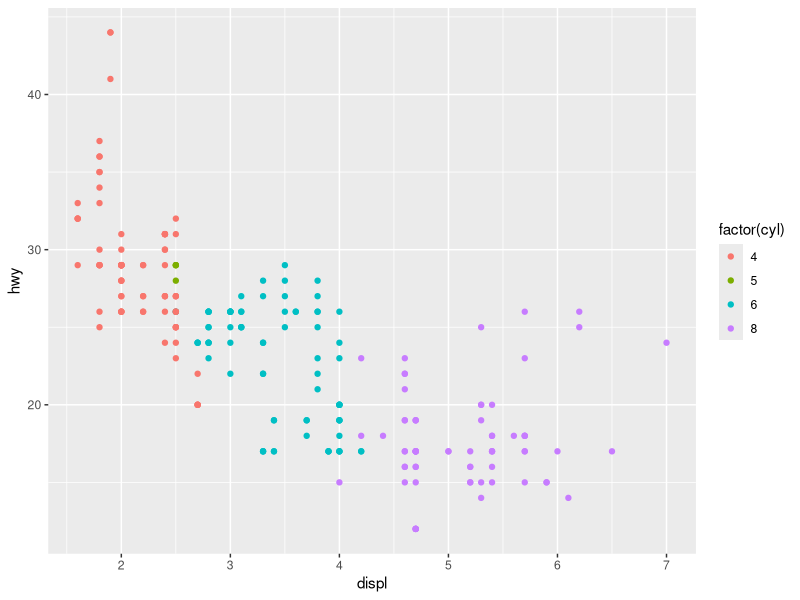

This figure's R source:
library("ggplot2")
library("mgcv")

# p <- ggplot(data.frame(x = c(-15, 15)), aes(x = x)) +
#     stat_function(fun = function(x) { x^2 })

mpg
# p <- ggplot(mpg, aes(x = displ, y = hwy)) + geom_point()
# p <- ggplot(mpg, aes(displ, hwy)) + geom_point()
# p <- ggplot(mpg, aes(cty, hwy)) + geom_point()
# p <- ggplot(mpg, aes(model, manufacturer)) + geom_point()
# p <- ggplot(mpg, aes(cty)) + geom_histogram()
# p <- ggplot(mpg, aes(displ, cty, color = class)) + geom_point()
# p <- ggplot(mpg, aes(displ, hwy, shape = drv)) + geom_point()
# p <- ggplot(mpg, aes(displ, hwy, size = cyl)) + geom_point()
# p <- ggplot(mpg, aes(displ, hwy)) + geom_point(color = "blue")
# p <- ggplot(mpg, aes(displ, hwy)) + geom_point() + facet_wrap(~class)
# p <- ggplot(mpg, aes(displ, hwy)) + geom_point() + facet_wrap(~cyl)
# p <- ggplot(mpg, aes(displ, hwy)) + geom_point() +
#     geom_smooth(method = "loess", span = 0.2)
# p <- ggplot(mpg, aes(displ, hwy)) + geom_point() +
#     geom_smooth(method = "gam", formula = y ~ s(x))
# p <- ggplot(mpg, aes(displ, hwy)) + geom_point() +
#     geom_smooth(method = "lm")
# p <- ggplot(mpg, aes(drv, hwy)) + geom_jitter()
# p <- ggplot(mpg, aes(drv, hwy)) + geom_boxplot()
# p <- ggplot(mpg, aes(drv, hwy)) + geom_violin()
# p <- ggplot(mpg, aes(hwy)) + geom_histogram()
# p <- ggplot(mpg, aes(hwy)) + geom_freqpoly()
# p <- ggplot(mpg, aes(hwy)) + geom_freqpoly(binwidth = 2.5)
# p <- ggplot(mpg, aes(hwy)) + geom_density()
# p <- ggplot(mpg, aes(displ, color = drv)) + geom_freqpoly(binwidth = 0.5)
# p <- ggplot(mpg, aes(displ, fill = drv)) + geom_histogram(binwidth = 0.5) +
#   facet_wrap(~drv, ncol = 1)
# p <- ggplot(mpg, aes(manufacturer)) + geom_bar()
# drug <- data.frame(drug = c("a", "b", "c"), effect = c(4.2, 9.7, 6.1))
# drug
# p <- ggplot(drug, aes(drug, effect)) + geom_bar(stat = "identity")
# p <- ggplot(drug, aes(drug, effect)) + geom_point()
# p <- ggplot(mpg, aes(cty, hwy)) + geom_point(alpha = 1 / 5) +
#   xlab("City driving (mpg)") + ylab("Highway driving (mpg)")
# p <- ggplot(mpg, aes(drv, hwy)) + geom_jitter(width = 0.25) +
#   xlim("4", "f", "r") + ylim(0, 50)
p <- ggplot(mpg, aes(displ, hwy, color = factor(cyl))) + geom_point()

# diamonds
# p <- ggplot(diamonds, aes(carat, price)) + geom_point()

# economics
# p <- ggplot(economics, aes(date, unemploy)) + geom_line()
# p <- ggplot(economics, aes(date, unemploy / pop)) + geom_line()
# p <- ggplot(economics, aes(date, uempmed)) + geom_line()
# p <- ggplot(economics, aes(unemploy / pop, uempmed)) + geom_point() + geom_path()
# year <- function(x) as.POSIXlt(x)$year + 1900
# p <- ggplot(economics, aes(unemploy / pop, uempmed)) +
#   geom_point(aes(color = year(date))) + geom_path(color = "gray50")

pdf("plot.pdf")
print(p)
dev.off()
